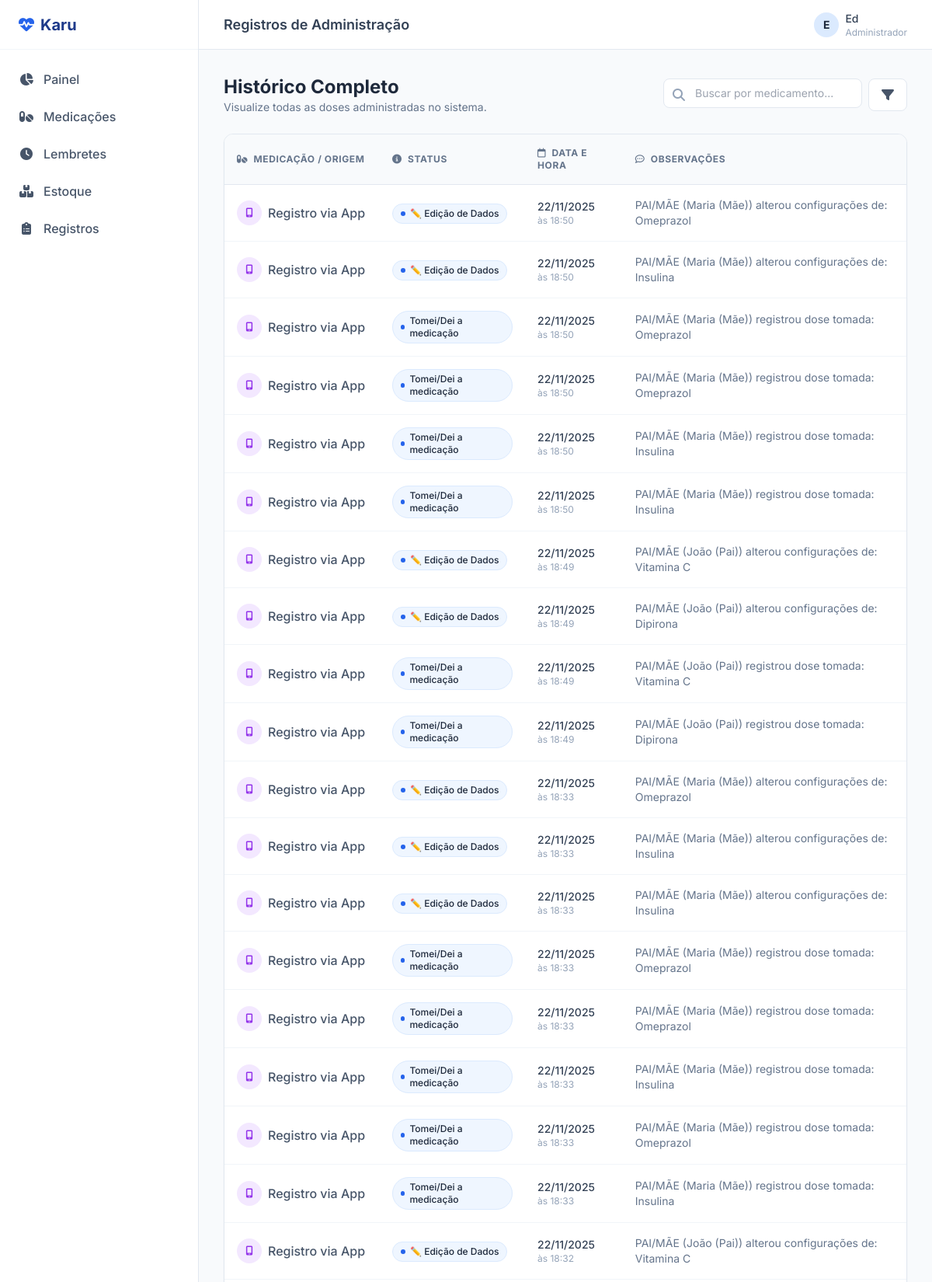
Screenshot of /registros/ (signed in, upper part) with the database file from the repository.
### medicacoes/models.py (models this page shows, shortened)
class RegistroAdministracao(models.Model):
    OPCOES = [
        ("TOMEI", "Tomei/Dei a medicação"),
        ("ESQUECI", "Esqueci"),
        ("RECUSEI", "Bebê recusou"),
        ("VOMITOU", "Vomitou após tomar"),
        ("SISTEMA_ADD", "✨ Cadastro Novo"),
        ("SISTEMA_EDIT", "✏️ Edição de Dados"),
        ("ESTOQUE_UP", "📦 Atualização de Estoque"),
    ]
    medicacao = models.ForeignKey(
        Medicacao, on_delete=models.CASCADE, related_name="registros"
    )
    horario_registro = models.DateTimeField(default=timezone.now)
    status = models.CharField(max_length=20, choices=OPCOES)
    observacoes = models.TextField(blank=True)

### medicacoes/views.py (the view)
# urls.py: path('registros/', views.listar_registros, name='listar_registros'),
@login_required
def listar_registros(request):
    registros = RegistroAdministracao.objects.all().order_by('-horario_registro')
    return render(request, "registros/listar.html", {'registros': registros})

### medicacoes/templates/registros/listar.html (shortened to what this page needs)
{% extends "base.html" %}
{% block header_title %}Registros de Administração{% endblock %}
{% block content %}
<div class="flex flex-col md:flex-row md:items-center md:justify-between gap-4 mb-6">
    <div>
        <h1 class="text-2xl font-bold text-slate-800">Histórico Completo</h1>
        <p class="text-slate-500 text-sm">Visualize todas as doses administradas no sistema.</p>
    </div>
    <div class="flex gap-2 w-full md:w-auto">
        <div class="relative flex-1 md:w-64">
            <i class="fa-solid fa-search absolute left-3 top-1/2 -translate-y-1/2 text-slate-400"></i>
            <input type="text" placeholder="Buscar por medicamento..." class="w-full pl-10 pr-4 py-2 border border-slate-200 rounded-lg focus:outline-none focus:border-brand-600 focus:ring-1 focus:ring-brand-600 text-sm transition-colors">
        </div>
        <button class="px-4 py-2 bg-white border border-slate-200 text-slate-600 rounded-lg hover:bg-slate-50 hover:text-brand-600 transition-colors">
            <i class="fa-solid fa-filter"></i>
        </button>
    </div>
</div>
<div class="bg-white border border-slate-200 rounded-xl shadow-sm overflow-hidden">
    <div class="overflow-x-auto">
        <table class="w-full text-left border-collapse">
            <thead>
                <tr class="bg-slate-50 border-b border-slate-200 text-xs uppercase font-semibold text-slate-500 tracking-wider">
                    <th class="p-4 min-w-[200px]">
                        <i class="fa-solid fa-pills mr-1"></i> Medicação / Origem
                    </th>
                    <th class="p-4">
                        <i class="fa-solid fa-info-circle mr-1"></i> Status
                    </th>
                    <th class="p-4">
                        <i class="fa-regular fa-calendar mr-1"></i> Data e Hora
                    </th>
                    <th class="p-4 min-w-[250px]">
                        <i class="fa-regular fa-comment-dots mr-1"></i> Observações
                    </th>
                </tr>
            </thead>
            <tbody class="divide-y divide-slate-100">
                {% for r in registros %}
                <tr class="hover:bg-slate-50 transition-colors group">
                    <td class="p-4">
                        {% if "PAI/MÃE" in r.observacoes %}
                            <div class="flex items-center gap-2">
                                <div class="w-8 h-8 bg-purple-100 text-purple-600 rounded-full flex items-center justify-center text-xs">
                                    <i class="fa-solid fa-mobile-screen"></i>
                                </div>
                                <span class="font-medium text-slate-600">Registro via App</span>
                            </div>
                        {% else %}
                            <div class="font-medium text-slate-800">{{ r.medicacao.nome }}</div>
                        {% endif %}
                    </td>
                    <td class="p-4">
                        <span class="inline-flex items-center gap-1.5 px-2.5 py-1 rounded-full text-xs font-medium bg-brand-50 text-brand-700 border border-brand-100">
                            <span class="w-1.5 h-1.5 rounded-full bg-brand-600"></span>
                            {{ r.get_status_display }}
                        </span>
                    </td>
                    <td class="p-4 text-sm text-slate-600">
                        <div class="flex flex-col">
                            <span class="font-medium text-slate-700">
                                {{ r.horario_registro|date:"d/m/Y" }}
                            </span>
                            <span class="text-xs text-slate-400">
                                às {{ r.horario_registro|date:"H:i" }}
                            </span>
                        </div>
                    </td>
                    <td class="p-4 text-sm text-slate-500">
                        {% if r.observacoes %}
                            {{ r.observacoes }}
                        {% else %}
                            <span class="italic text-slate-300">Sem observações</span>
                        {% endif %}
                    </td>
                </tr>
                {% endfor %}
            </tbody>
        </table>
    </div>
</div>
{% endblock %}

### medicacoes/templates/base.html (shortened to what this page needs)
{% load static %}
<!DOCTYPE html>
<html lang="pt-br">
<head>
    <script src="https://cdn.tailwindcss.com"></script>
    <link rel="stylesheet" href="https://cdnjs.cloudflare.com/ajax/libs/font-awesome/6.4.0/css/all.min.css">
</head>
<body class="bg-slate-50 font-sans text-slate-800 antialiased">
    <div class="min-h-screen flex flex-col md:flex-row">
        <aside class="w-full md:w-64 bg-white border-r border-slate-200 flex-shrink-0 hidden md:flex flex-col">
            <div class="h-16 flex items-center px-6 border-b border-slate-100">
                <a href="/" class="flex items-center gap-2 text-brand-900 font-bold text-xl">
                    <i class="fa-solid fa-heart-pulse text-brand-600"></i>
                    <span>Karu</span>
                </a>
            </div>
            <nav class="flex-1 overflow-y-auto py-4">
                <ul class="space-y-1 px-3">
                    <li>
                        <a href="/" class="flex items-center gap-3 px-3 py-2.5 text-slate-600 hover:bg-brand-50 hover:text-brand-900 rounded-lg font-medium transition-colors">
                            <i class="fa-solid fa-chart-pie w-5 text-center"></i>
                            <span>Painel</span>
                        </a>
                    </li>
                    <li>
                        <a href="{% url 'listar_medicacoes' %}" class="flex items-center gap-3 px-3 py-2.5 text-slate-600 hover:bg-brand-50 hover:text-brand-900 rounded-lg font-medium transition-colors">
                            <i class="fa-solid fa-pills w-5 text-center"></i>
                            <span>Medicações</span>
                        </a>
                    </li>
                    <li>
                        <a href="{% url 'listar_lembretes' %}" class="flex items-center gap-3 px-3 py-2.5 text-slate-600 hover:bg-brand-50 hover:text-brand-900 rounded-lg font-medium transition-colors">
                            <i class="fa-solid fa-clock w-5 text-center"></i>
                            <span>Lembretes</span>
                        </a>
                    </li>
                    <li>
                        <a href="{% url 'listar_estoque' %}" class="flex items-center gap-3 px-3 py-2.5 text-slate-600 hover:bg-brand-50 hover:text-brand-900 rounded-lg font-medium transition-colors">
                            <i class="fa-solid fa-boxes-stacked w-5 text-center"></i>
                            <span>Estoque</span>
                        </a>
                    </li>
                    <li>
                        <a href="{% url 'listar_registros' %}" class="flex items-center gap-3 px-3 py-2.5 text-slate-600 hover:bg-brand-50 hover:text-brand-900 rounded-lg font-medium transition-colors">
                            <i class="fa-solid fa-clipboard-list w-5 text-center"></i>
                            <span>Registros</span>
                        </a>
                    </li>
                </ul>
            </nav>
        </aside>
        <div class="flex-1 flex flex-col h-screen overflow-hidden">
            <header class="hidden md:flex bg-white h-16 border-b border-slate-200 items-center justify-between px-8 flex-shrink-0">
                <h2 class="text-lg font-semibold text-slate-700">
                    {% block header_title %}Visão Geral{% endblock %}
                </h2>
                <div class="flex items-center gap-4">
                    <div class="flex items-center gap-2">
                        <div class="w-8 h-8 bg-brand-100 text-brand-700 rounded-full flex items-center justify-center font-bold text-sm uppercase">
                            {{ user.username|slice:":1" }}
                        </div>
                        <div class="flex flex-col">
                            <span class="text-sm font-medium text-slate-700">{{ user.username }}</span>
                            <span class="text-xs text-slate-400">
                                {% if user.is_superuser %}Administrador{% else %}Cuidador{% endif %}
                            </span>
                        </div>
                    </div>
                </div>
            </header>
            <main class="flex-1 overflow-x-hidden overflow-y-auto bg-slate-50 p-6 md:p-8">
                {% block content %}
                {% endblock %}
            </main>
        </div>
    </div>
</body>
</html>

### rows the page displays
RegistroAdministracao: shows "Registro via App", status "✏️ Edição de Dados", horario_registro "22/11/2025", horario_registro "18:50", observacoes "PAI/MÃE (Maria (Mãe)) alterou configurações de: Omeprazol"
RegistroAdministracao: shows "Registro via App", status "✏️ Edição de Dados", horario_registro "22/11/2025", horario_registro "18:50", observacoes "PAI/MÃE (Maria (Mãe)) alterou configurações de: Insulina"
RegistroAdministracao: shows "Registro via App", status "Tomei/Dei a medicação", horario_registro "22/11/2025", horario_registro "18:50", observacoes "PAI/MÃE (Maria (Mãe)) registrou dose tomada: Omeprazol"
RegistroAdministracao: shows "Registro via App", status "Tomei/Dei a medicação", horario_registro "22/11/2025", horario_registro "18:50", observacoes "PAI/MÃE (Maria (Mãe)) registrou dose tomada: Omeprazol"
RegistroAdministracao: shows "Registro via App", status "Tomei/Dei a medicação", horario_registro "22/11/2025", horario_registro "18:50", observacoes "PAI/MÃE (Maria (Mãe)) registrou dose tomada: Insulina"
RegistroAdministracao: shows "Registro via App", status "Tomei/Dei a medicação", horario_registro "22/11/2025", horario_registro "18:50", observacoes "PAI/MÃE (Maria (Mãe)) registrou dose tomada: Insulina"
RegistroAdministracao: shows "Registro via App", status "✏️ Edição de Dados", horario_registro "22/11/2025", horario_registro "18:49", observacoes "PAI/MÃE (João (Pai)) alterou configurações de: Vitamina C"
RegistroAdministracao: shows "Registro via App", status "✏️ Edição de Dados", horario_registro "22/11/2025", horario_registro "18:49", observacoes "PAI/MÃE (João (Pai)) alterou configurações de: Dipirona"
RegistroAdministracao: shows "Registro via App", status "Tomei/Dei a medicação", horario_registro "22/11/2025", horario_registro "18:49", observacoes "PAI/MÃE (João (Pai)) registrou dose tomada: Vitamina C"
RegistroAdministracao: shows "Registro via App", status "Tomei/Dei a medicação", horario_registro "22/11/2025", horario_registro "18:49", observacoes "PAI/MÃE (João (Pai)) registrou dose tomada: Dipirona"
RegistroAdministracao: shows "Registro via App", status "✏️ Edição de Dados", horario_registro "22/11/2025", horario_registro "18:33", observacoes "PAI/MÃE (Maria (Mãe)) alterou configurações de: Omeprazol"
RegistroAdministracao: shows "Registro via App", status "✏️ Edição de Dados", horario_registro "22/11/2025", horario_registro "18:33", observacoes "PAI/MÃE (Maria (Mãe)) alterou configurações de: Insulina"
RegistroAdministracao: shows "Registro via App", status "✏️ Edição de Dados", horario_registro "22/11/2025", horario_registro "18:33", observacoes "PAI/MÃE (Maria (Mãe)) alterou configurações de: Insulina"
RegistroAdministracao: shows "Registro via App", status "Tomei/Dei a medicação", horario_registro "22/11/2025", horario_registro "18:33", observacoes "PAI/MÃE (Maria (Mãe)) registrou dose tomada: Omeprazol"
RegistroAdministracao: shows "Registro via App", status "Tomei/Dei a medicação", horario_registro "22/11/2025", horario_registro "18:33", observacoes "PAI/MÃE (Maria (Mãe)) registrou dose tomada: Omeprazol"
RegistroAdministracao: shows "Registro via App", status "Tomei/Dei a medicação", horario_registro "22/11/2025", horario_registro "18:33", observacoes "PAI/MÃE (Maria (Mãe)) registrou dose tomada: Insulina"
RegistroAdministracao: shows "Registro via App", status "Tomei/Dei a medicação", horario_registro "22/11/2025", horario_registro "18:33", observacoes "PAI/MÃE (Maria (Mãe)) registrou dose tomada: Omeprazol"
RegistroAdministracao: shows "Registro via App", status "Tomei/Dei a medicação", horario_registro "22/11/2025", horario_registro "18:33", observacoes "PAI/MÃE (Maria (Mãe)) registrou dose tomada: Insulina"
RegistroAdministracao: shows "Registro via App", status "✏️ Edição de Dados", horario_registro "22/11/2025", horario_registro "18:32", observacoes "PAI/MÃE (João (Pai)) alterou configurações de: Vitamina C"

### other values shown
{{ user.username|slice:":1" }} "E"
{{ user.username }} "Ed"
